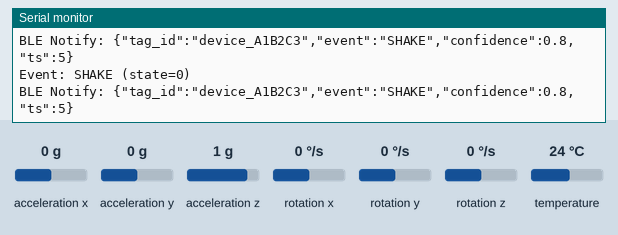
Recording of a program running on a simulated Seeed XIAO ESP32-C3. On the bench: the last lines printed to the serial monitor. Inputs (shaded band) come from the test bench; at power-on: rotation x 0 °/s, acceleration x 0 g, acceleration y 0 g, acceleration z 1 g, rotation y 0 °/s, rotation z 0 °/s, temperature 24 °C. Nothing arrives over Bluetooth unless stated; a phone connects over Bluetooth LE 3 s after start.

Above: at 6.2 s.
6.3 s: rotation x set to 2 °/s
At 7.6 s:
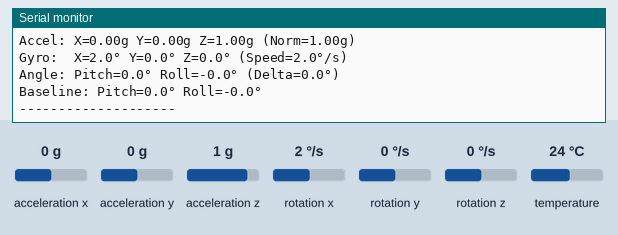
7.8 s: rotation x set to 5 °/s
At 8.4 s:
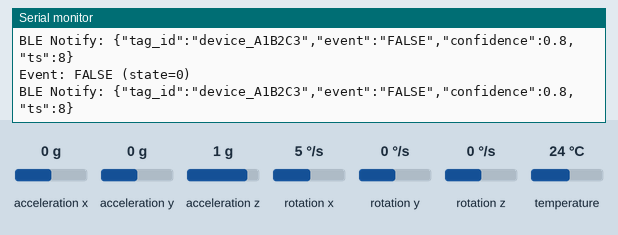
Timing chart, 0 to 10.8 s (numbered marks = the images above; inputs shaded):
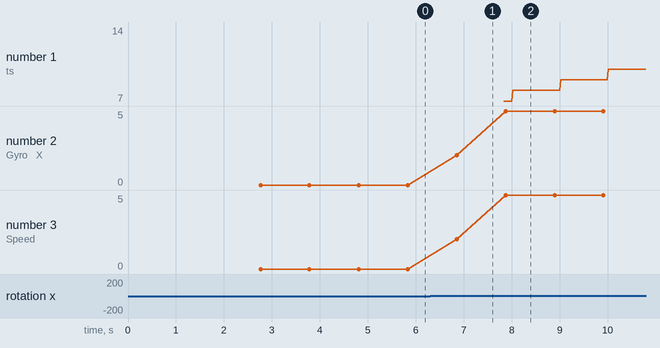

The program:

main.cpp
```cpp
/**
 * めざましリレー BLE センサ — XIAO ESP32C3 + MPU6050
 *
 * 機能:
 * - MPU6050 から 100Hz で加速度・ジャイロを取得
 * - モーションパターン検出（OPEN / LIFT / SHAKE / CLOSE / FALSE）
 * - シーケンス検出（OPEN → LIFT → CLOSE）
 * - BLE GATT Service で JSON イベントを Notify
 * - MACアドレスから自動的に一意なデバイスIDを生成
 *
 * 配線:
 *   MPU6050 SDA → XIAO D4 (I2C SDA)
 *   MPU6050 SCL → XIAO D5 (I2C SCL)
 *   MPU6050 VCC → 3.3V
 *   MPU6050 GND → GND
 *
 * PlatformIO 設定:
 *   ボード: seeed_xiao_esp32c3
 *   ライブラリ: Adafruit MPU6050, Adafruit Unified Sensor, ArduinoJson
 */

#include <Arduino.h>
#include <Wire.h>
#include <Adafruit_MPU6050.h>
#include <Adafruit_Sensor.h>
#include <BLEDevice.h>
#include <BLEServer.h>
#include <BLEUtils.h>
#include <BLE2902.h>
#include <ArduinoJson.h>
#include <esp_mac.h>

// ========== 設定 ==========
// デバイス名とIDは起動時にMACアドレスから自動生成
String deviceName;
String tagId;

// BLE UUID (カスタム)
#define SERVICE_UUID        "0000180f-0000-1000-8000-00805f9b34fb"
#define CHARACTERISTIC_UUID "00002a19-0000-1000-8000-00805f9b34fb"

// I2C ピン (XIAO ESP32C3)
// デフォルトI2Cピンに戻す
#define SDA_PIN 6  // D4 = GPIO6 (SDA)
#define SCL_PIN 7  // D5 = GPIO7 (SCL)

// サンプリング間隔
#define SAMPLE_RATE_HZ 50  // 100Hz → 50Hz に下げる（I2C負荷軽減）
#define SAMPLE_INTERVAL_MS (1000 / SAMPLE_RATE_HZ)

// しきい値
#define ANGLE_THRESHOLD 30.0       // 角度変化しきい値（度）
#define ACCEL_PEAK_THRESHOLD 2.5   // 加速度ピークしきい値（g）
#define FALSE_SPEED_THRESHOLD 3.0  // やったフリ速度しきい値（g）
#define SETTLE_TIME_MS 500         // 静止判定時間（ms）
#define SEQUENCE_TIMEOUT_MS 2000   // シーケンスタイムアウト（ms）

// ========== グローバル変数 ==========
Adafruit_MPU6050 mpu;
BLEServer* pServer = nullptr;
BLECharacteristic* pCharacteristic = nullptr;
bool deviceConnected = false;

// センサデータ
struct IMUData {
  float ax, ay, az;  // 加速度（g）
  float gx, gy, gz;  // ジャイロ（deg/s）
  float pitch, roll; // 推定角度（度）
  unsigned long ts;  // タイムスタンプ（ms）
};

IMUData currentData;
IMUData baselineData;  // 初期姿勢

// モーションイベント
enum MotionEvent {
  NONE,
  OPEN,
  LIFT,
  SHAKE,
  CLOSE,
  FALSE_MOTION
};

// シーケンス状態
enum SequenceState {
  IDLE,
  OPEN_STATE,
  LIFT_STATE,
  CLOSE_STATE
};

SequenceState sequenceState = IDLE;
unsigned long sequenceStartTime = 0;
unsigned long lastEventTime = 0;

// ========== 関数の前方宣言 ==========
void readIMU(IMUData* data);
MotionEvent detectMotion(IMUData* current, IMUData* baseline);
void processSequence(MotionEvent event, unsigned long now);
void sendBLEEvent(const char* eventType, float confidence, unsigned long durationMs);
const char* eventToString(MotionEvent event);
void setupBLE();

// ========== BLE コールバック ==========
class ServerCallbacks : public BLEServerCallbacks {
  void onConnect(BLEServer* pServer) {
    deviceConnected = true;
    Serial.println("BLE: Client connected");
  }

  void onDisconnect(BLEServer* pServer) {
    deviceConnected = false;
    Serial.println("BLE: Client disconnected");
    // 再アドバタイズ
    BLEDevice::startAdvertising();
  }
};

// ========== セットアップ ==========
void setup() {
  Serial.begin(115200);
  delay(2000);  // シリアル接続を待つ
  Serial.println("\n\n=== Mezamashi Relay BLE Sensor ===");
  Serial.println("Starting setup...");

  // MACアドレスから一意なIDを生成
  uint8_t mac[6];
  esp_read_mac(mac, ESP_MAC_WIFI_STA);
  char macStr[13];
  sprintf(macStr, "%02X%02X%02X%02X%02X%02X", mac[0], mac[1], mac[2], mac[3], mac[4], mac[5]);

  // デバイス名とIDを設定
  deviceName = "MezamashiTag_" + String(macStr).substring(6); // 下6桁
  tagId = "device_" + String(macStr).substring(6); // 下6桁

  Serial.printf("Device Name: %s\n", deviceName.c_str());
  Serial.printf("Tag ID: %s\n", tagId.c_str());

  // I2C 初期化 (D4=SDA, D5=SCL)
  Serial.println("Step 1: Initializing I2C...");

  // 内部プルアップを有効化
  pinMode(SDA_PIN, INPUT_PULLUP);
  pinMode(SCL_PIN, INPUT_PULLUP);
  delay(10);

  Wire.begin(SDA_PIN, SCL_PIN);
  Wire.setClock(100000);  // 100kHz に戻す
  Wire.setTimeOut(50);     // タイムアウトを50msに設定
  Serial.printf("I2C initialized on D4(pin %d, SDA) / D5(pin %d, SCL)\n", SDA_PIN, SCL_PIN);
  Serial.println("Internal pullups enabled, clock set to 100kHz, timeout=50ms");
  delay(200);

  // I2Cスキャン
  Serial.println("Step 2: Scanning I2C bus...");
  byte count = 0;
  for (byte i = 1; i < 127; i++) {
    Wire.beginTransmission(i);
    if (Wire.endTransmission() == 0) {
      Serial.printf("Found I2C device at 0x%02X\n", i);
      count++;
    }
  }
  if (count == 0) {
    Serial.println("WARNING: No I2C devices found! Check wiring.");
  } else {
    Serial.printf("Found %d I2C device(s)\n", count);
  }

  // MPU6050 初期化 (0x68で試行)
  Serial.println("Step 3: Initializing MPU6050 at 0x68...");

  // Wire オブジェクトを明示的に渡して初期化
  if (!mpu.begin(0x68, &Wire)) {
    Serial.println("Failed at 0x68, trying 0x69...");
    if (!mpu.begin(0x69, &Wire)) {
      Serial.println("ERROR: MPU6050 library initialization failed!");
      Serial.println("But I2C device was detected at 0x68.");
      Serial.println("Trying to continue anyway...");
      // エラーで止めずに続行してみる
      delay(1000);
    } else {
      Serial.println("MPU6050 initialized at 0x69");
    }
  } else {
    Serial.println("MPU6050 initialized at 0x68");
  }

  // MPU6050 設定
  Serial.println("Step 4: Configuring MPU6050...");
  mpu.setAccelerometerRange(MPU6050_RANGE_4_G);
  mpu.setGyroRange(MPU6050_RANGE_500_DEG);
  mpu.setFilterBandwidth(MPU6050_BAND_21_HZ);
  Serial.println("MPU6050 configured successfully");

  // ベースライン取得（初期姿勢）
  Serial.println("Step 5: Reading baseline data...");
  delay(500);
  readIMU(&baselineData);
  Serial.printf("Baseline: pitch=%.1f roll=%.1f\n",
                baselineData.pitch, baselineData.roll);

  // BLE 初期化
  Serial.println("Step 6: Initializing BLE...");
  setupBLE();

  Serial.println("\n=== Setup complete ===");
  Serial.println("Waiting for BLE connection...");
  Serial.println("Sensor data will be displayed every second.\n");
}

// ========== BLE セットアップ ==========
void setupBLE() {
  BLEDevice::init(deviceName.c_str());

  // BLE Server
  pServer = BLEDevice::createServer();
  pServer->setCallbacks(new ServerCallbacks());

  // BLE Service
  BLEService* pService = pServer->createService(SERVICE_UUID);

  // BLE Characteristic (Notify)
  pCharacteristic = pService->createCharacteristic(
    CHARACTERISTIC_UUID,
    BLECharacteristic::PROPERTY_READ | BLECharacteristic::PROPERTY_NOTIFY
  );
  pCharacteristic->addDescriptor(new BLE2902());

  // サービス開始
  pService->start();

  // アドバタイズ開始
  BLEAdvertising* pAdvertising = BLEDevice::getAdvertising();
  pAdvertising->addServiceUUID(SERVICE_UUID);
  pAdvertising->setScanResponse(true);
  pAdvertising->setMinPreferred(0x06);
  pAdvertising->setMinPreferred(0x12);
  BLEDevice::startAdvertising();

  Serial.println("BLE: Advertising started");
}

// ========== メインループ ==========
void loop() {
  static unsigned long lastSampleTime = 0;
  unsigned long now = millis();

  // 100Hz サンプリング
  if (now - lastSampleTime >= SAMPLE_INTERVAL_MS) {
    lastSampleTime = now;

    // IMU 読み取り
    readIMU(&currentData);

    // モーション検出
    MotionEvent event = detectMotion(&currentData, &baselineData);

    // シーケンス処理
    if (event != NONE) {
      processSequence(event, now);
    }

    // タイムアウトチェック
    if (sequenceState != IDLE && (now - lastEventTime > SEQUENCE_TIMEOUT_MS)) {
      Serial.println("Sequence timeout, resetting to IDLE");
      sequenceState = IDLE;
    }
  }

  // 接続が切れたら再アドバタイズ
  if (!deviceConnected) {
    delay(500);
  }
}

// ========== IMU データ読み取り ==========
void readIMU(IMUData* data) {
  sensors_event_t a, g, temp;

  // リトライ付きで読み取り
  int retries = 3;
  bool success = false;
  for (int i = 0; i < retries; i++) {
    if (mpu.getEvent(&a, &g, &temp)) {
      success = true;
      break;
    }
    delay(10);
  }

  if (!success) {
    Serial.println("Warning: Failed to read MPU6050 data");
    return;
  }

  data->ax = a.acceleration.x / 9.81;  // g に変換
  data->ay = a.acceleration.y / 9.81;
  data->az = a.acceleration.z / 9.81;
  data->gx = g.gyro.x * 180.0 / PI;    // deg/s に変換
  data->gy = g.gyro.y * 180.0 / PI;
  data->gz = g.gyro.z * 180.0 / PI;
  data->ts = millis();

  // 簡易的な角度推定（加速度ベース）
  data->pitch = atan2(data->ay, sqrt(data->ax * data->ax + data->az * data->az)) * 180.0 / PI;
  data->roll = atan2(-data->ax, data->az) * 180.0 / PI;
}

// ========== モーション検出 ==========
MotionEvent detectMotion(IMUData* current, IMUData* baseline) {
  // 角度変化
  float pitchDelta = abs(current->pitch - baseline->pitch);
  float rollDelta = abs(current->roll - baseline->roll);
  float angleDelta = max(pitchDelta, rollDelta);

  // 加速度ノルム
  float accelNorm = sqrt(current->ax * current->ax +
                         current->ay * current->ay +
                         current->az * current->az);

  // 速度（簡易）
  float speed = sqrt(current->gx * current->gx +
                     current->gy * current->gy +
                     current->gz * current->gz);

  // デバッグ出力（毎秒）
  static unsigned long lastDebugTime = 0;
  if (millis() - lastDebugTime > 1000) {
    Serial.println("--- MPU6050 Data ---");
    Serial.printf("Accel: X=%.2fg Y=%.2fg Z=%.2fg (Norm=%.2fg)\n",
                  current->ax, current->ay, current->az, accelNorm);
    Serial.printf("Gyro:  X=%.1f° Y=%.1f° Z=%.1f° (Speed=%.1f°/s)\n",
                  current->gx, current->gy, current->gz, speed);
    Serial.printf("Angle: Pitch=%.1f° Roll=%.1f° (Delta=%.1f°)\n",
                  current->pitch, current->roll, angleDelta);
    Serial.printf("Baseline: Pitch=%.1f° Roll=%.1f°\n",
                  baseline->pitch, baseline->roll);
    Serial.println("--------------------");
    lastDebugTime = millis();
  }

  // やったフリ検出（高速→即静止）
  static float lastSpeed = 0;
  static unsigned long lastHighSpeedTime = 0;
  if (speed > FALSE_SPEED_THRESHOLD) {
    lastHighSpeedTime = millis();
  }
  if (lastSpeed > FALSE_SPEED_THRESHOLD && speed < 10 &&
      (millis() - lastHighSpeedTime < 100)) {
    lastSpeed = speed;
    return FALSE_MOTION;
  }
  lastSpeed = speed;

  // OPEN（扉を開ける）
  if (angleDelta > ANGLE_THRESHOLD && accelNorm < ACCEL_PEAK_THRESHOLD) {
    delay(SETTLE_TIME_MS);  // 静止確認
    return OPEN;
  }

  // LIFT（持ち上げ）
  if (current->az > 1.2 && angleDelta > 20) {
    delay(300);  // 持ち上げ保持確認
    return LIFT;
  }

  // CLOSE（元の角度に戻る）
  if (angleDelta < 10 && sequenceState == LIFT_STATE) {
    return CLOSE;
  }

  // SHAKE（軽く振る）
  static float accelHistory[10] = {0};
  static int historyIndex = 0;
  accelHistory[historyIndex] = accelNorm;
  historyIndex = (historyIndex + 1) % 10;

  float accelStd = 0;
  float accelMean = 0;
  for (int i = 0; i < 10; i++) accelMean += accelHistory[i];
  accelMean /= 10;
  for (int i = 0; i < 10; i++) accelStd += pow(accelHistory[i] - accelMean, 2);
  accelStd = sqrt(accelStd / 10);

  if (accelStd > 0.3) {
    return SHAKE;
  }

  return NONE;
}

// ========== シーケンス処理 ==========
void processSequence(MotionEvent event, unsigned long now) {
  Serial.printf("Event: %s (state=%d)\n", eventToString(event), sequenceState);

  lastEventTime = now;

  switch (sequenceState) {
    case IDLE:
      if (event == OPEN) {
        sequenceState = OPEN_STATE;
        sequenceStartTime = now;
        Serial.println("Sequence: OPEN detected");
      } else {
        // 単発イベントとして送信
        sendBLEEvent(eventToString(event), 0.8, 0);
      }
      break;

    case OPEN_STATE:
      if (event == LIFT) {
        sequenceState = LIFT_STATE;
        Serial.println("Sequence: LIFT detected");
      } else if (now - sequenceStartTime > SEQUENCE_TIMEOUT_MS) {
        sequenceState = IDLE;
      }
      break;

    case LIFT_STATE:
      if (event == CLOSE) {
        unsigned long duration = now - sequenceStartTime;
        sequenceState = IDLE;
        Serial.println("Sequence: COMPLETE (OPEN->LIFT->CLOSE)");
        sendBLEEvent("OPEN_LIFT_CLOSE", 0.95, duration);
      } else if (now - sequenceStartTime > SEQUENCE_TIMEOUT_MS) {
        sequenceState = IDLE;
      }
      break;
  }
}

// ========== BLE イベント送信 ==========
void sendBLEEvent(const char* eventType, float confidence, unsigned long durationMs) {
  if (!deviceConnected) {
    Serial.println("BLE: Not connected, skipping notify");
    return;
  }

  // JSON 生成 (ArduinoJson v7)
  JsonDocument doc;
  doc["tag_id"] = tagId.c_str();
  doc["event"] = eventType;
  doc["confidence"] = confidence;
  doc["ts"] = millis() / 1000;  // Unix timestamp (秒)
  if (durationMs > 0) {
    doc["duration_ms"] = durationMs;
  }

  String jsonString;
  serializeJson(doc, jsonString);

  // BLE Notify
  pCharacteristic->setValue(jsonString.c_str());
  pCharacteristic->notify();

  Serial.printf("BLE Notify: %s\n", jsonString.c_str());
}

// ========== ヘルパー関数 ==========
const char* eventToString(MotionEvent event) {
  switch (event) {
    case OPEN: return "OPEN";
    case LIFT: return "LIFT";
    case SHAKE: return "SHAKE";
    case CLOSE: return "CLOSE";
    case FALSE_MOTION: return "FALSE";
    default: return "NONE";
  }
}
```

Measured:
- the behaviour switches between 3 and 4 °/s on rotation x (found by bisection; images 1 and 2)
- after the input at 6.3 s, the serial monitor: prints a new line after 0.55 s (image 1)
- after the input at 7.8 s, the serial monitor: prints a new line at once (image 2)
